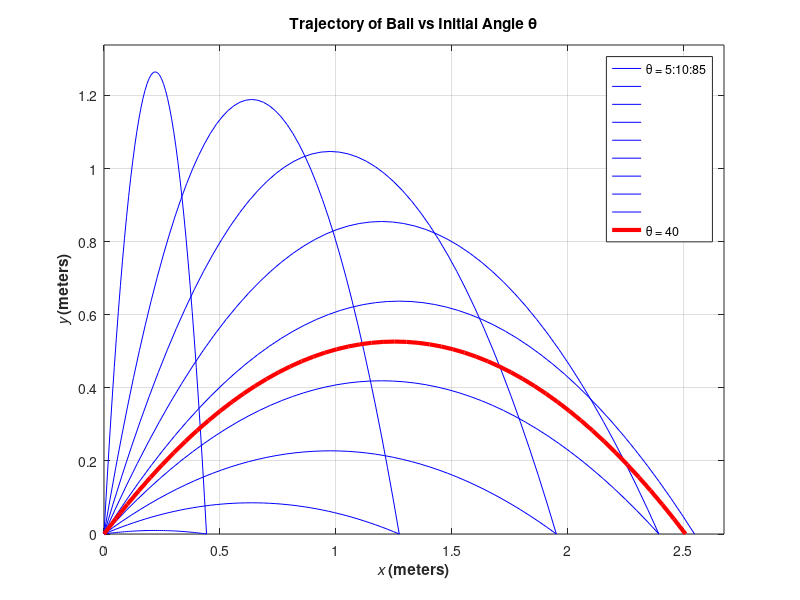

MATLAB code for this plot:
%-------------------------------------------------------------------------
fprintf('\n----------Practice 5-7----------\n\n');

vo = input('Enter the first velocity: ');
g = -9.81;

range = zeros(1,91);
height = zeros(1,91);

for i = 1:91
    theta = i - 1;
    vxo = vo * cos(theta*(pi / 180));
    vyo = vo * sin(theta*(pi / 180));
    max_time = -2 * vyo / g;
    range(i) = vxo * max_time;
    height(i) = vyo.^2 / (-2 * g);
end

[maxrange, index] = max(range);
maxangle = index - 1;
maxheight = max(height);
fprintf('\nMax range is %8.4f at %2d degrees.\n', maxrange, maxangle);

for i = 5:10:85
    theta = i;
    vxo = vo * cos(theta*(pi / 180));
    vyo = vo * sin(theta*(pi / 180));
    max_time = -2 * vyo / g;
   
    x = zeros(1, 51);
    y = zeros(1, 51);
    for j = 1:51
        time = (j-1) * max_time/50;
        x(j) = vxo * time;
        y(j) = vyo * time + 0.5 * g * time^2;
    end
    plot(x, y, 'b');
    if i == 5
        hold on;
    end
end

title('\bfTrajectory of Ball vs Initial Angle \theta');
xlabel('\bf\itx \rm\bf(meters)');
ylabel('\bf\ity \rm\bf(meters)');
axis ([0 (maxrange*1.05) 0 (maxheight*1.05)]);
grid on;

vxo = vo * cos((maxangle-5)*(pi / 180));
vyo = vo * sin((maxangle-5)*(pi / 180));
max_time = -2 * vyo / g;

x = zeros(1,51);
y = zeros(1,51);
for j = 1:51
    time = (j-1) * max_time / 50;
    x(j) = vxo * time;
    y(j) = vyo * time + 0.5 * g * time^2;
end
plot(x, y , 'r', 'LineWidth', 3.0);
legend('\theta = 5:10:85','','','','','','','','','\theta = 40')
hold off;